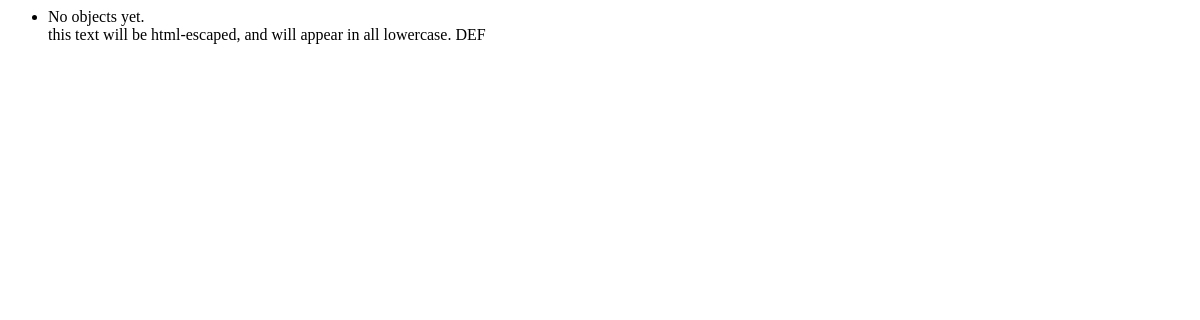
Page /workflow/ui/workspace/ (signed in) on the earlier database version.
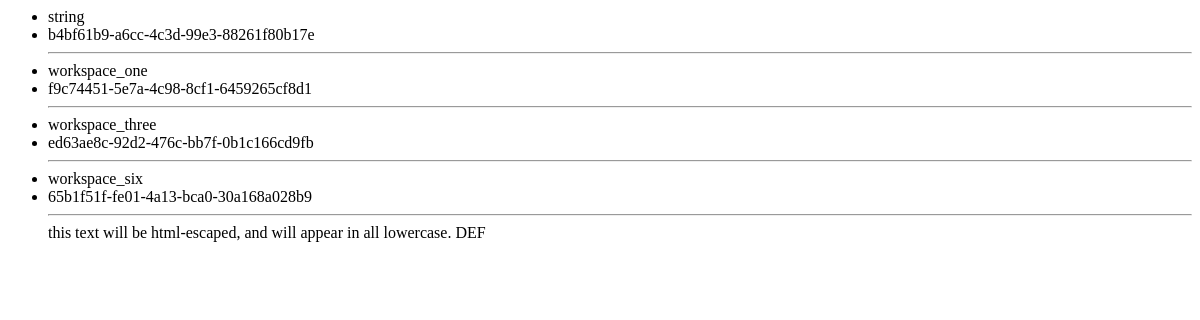
Same page on the later database version.
### workflow/models.py (models this page shows, shortened)
class WorkSpace(models.Model):
    workspace_id = models.UUIDField(primary_key=True, default=uuid.uuid4())
    created_by = models.ForeignKey(User, null=False, on_delete=models.CASCADE, related_name='created_by')
    name = models.CharField(max_length=100, blank=False, null=False, unique=True)
    participants = models.ManyToManyField(User)

### workflow/views.py (the view)
# urls.py: path('ui/workspace/', WorkSpaceListView.as_view()),
class WorkSpaceListView(ListView):
    model = WorkSpace
    template_name = 'list_workspace.html'
    def get_queryset(self):
        return self.model.objects.filter(participants=self.request.user)
    def get_context_data(self, *, object_list=None, **kwargs):
       context = super().get_context_data()
       context['abc'] = 'DEF'
       return context

### templates/list_workspace.html (shortened to what this page needs)
<ul>
    {% for object in object_list %}
    <li>{{ object.name }}</li>
    <li>{{ object.workspace_id }}</li>
    <hr/>
    {% empty %}
    <li>No objects yet.</li>
    {% endfor %}
    {{abc}}
</ul>

Differences in the rows shown:
added WorkSpace: name "string", workspace_id "b4bf61b9-a6cc-4c3d-99e3-88261f80b17e"
added WorkSpace: name "workspace_one", workspace_id "f9c74451-5e7a-4c98-8cf1-6459265cf8d1"
added WorkSpace: name "workspace_three", workspace_id "ed63ae8c-92d2-476c-bb7f-0b1c166cd9fb"
added WorkSpace: name "workspace_six", workspace_id "65b1f51f-fe01-4a13-bca0-30a168a028b9"
Other differences:
text no longer shown: "No objects yet."
